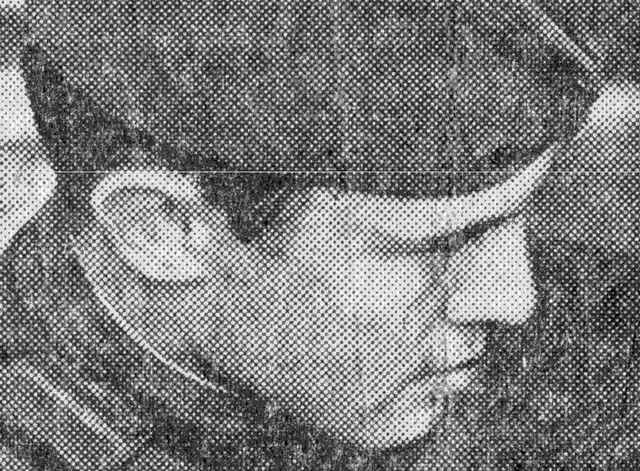
#> input picture 频域滤波实验/data/source/10.jpg, 640 x 471 px
$ python notch_editor.py --image ../data/source/10.jpg
#> lines starting #> are read from the running program, lines starting #| are printed output that depends on the picture
### 频域滤波实验/src/frequency_filters.py
"""Frequency-domain image filters used in the course experiment."""

from __future__ import annotations

from typing import Iterable

import numpy as np


def frequency_coordinates(shape: tuple[int, int]) -> tuple[np.ndarray, np.ndarray]:
    """Return centered row and column frequency-bin coordinates."""
    height, width = shape
    rows = np.arange(height, dtype=np.float64) - height // 2
    columns = np.arange(width, dtype=np.float64) - width // 2
    return np.meshgrid(rows, columns, indexing="ij")


# [103 lines left out: functions manual_dft2, radial_filter, high_frequency_emphasis, gaussian_notch_reject, apply_frequency_filter, not called in this run]


def dominant_peak_pairs(
    image: np.ndarray, count: int = 12, min_radius: float = 6.0
) -> list[tuple[int, int, float]]:
    """Return strong conjugate spectral peaks as ``(v, u, magnitude)`` rows.

    The center/DC neighborhood is excluded. This is a proposal list for the
    interactive editor; peak choice remains a user decision.
    """
    image = np.asarray(image, dtype=np.float64)
    if image.ndim != 2:
        raise ValueError("dominant_peak_pairs expects a 2-D grayscale image")
    spectrum = np.fft.fftshift(np.fft.fft2(image - image.mean()))
    magnitude = np.abs(spectrum)
    height, width = image.shape
    rows, columns = frequency_coordinates(image.shape)
    radius = np.hypot(rows, columns)

    local_max = np.ones(image.shape, dtype=bool)
    for row_shift in (-1, 0, 1):
        for column_shift in (-1, 0, 1):
            if row_shift == 0 and column_shift == 0:
                continue
            shifted = np.roll(magnitude, (row_shift, column_shift), axis=(0, 1))
            local_max &= magnitude >= shifted
    local_max &= radius >= min_radius

    candidates = np.argwhere(local_max)
    if candidates.size == 0:
        return []

    # Keep one point from each conjugate pair; sort deterministically by strength.
    result: list[tuple[int, int, float]] = []
    for row_index, column_index in candidates:
        v = int(row_index - height // 2)
        u = int(column_index - width // 2)
        if (v, u) <= (-v, -u):
            continue
        pair_row = (-v + height // 2) % height
        pair_column = (-u + width // 2) % width
        paired_magnitude = magnitude[pair_row, pair_column]
        current_magnitude = magnitude[row_index, column_index]
        score = float(0.5 * (paired_magnitude + current_magnitude))
        result.append((v, u, score))

    result.sort(key=lambda item: (-item[2], item[0], item[1]))
    return result[:count]


# [10 lines left out: function psnr, not called in this run]


def to_uint8(image: np.ndarray) -> np.ndarray:
    """Clip a display/export copy to the standard grayscale pixel range."""
    return np.clip(np.rint(image), 0, 255).astype(np.uint8)

### 频域滤波实验/src/notch_editor.py
"""Interactive Gaussian notch editor for the four periodic-noise images."""

from __future__ import annotations

import argparse
import json
from pathlib import Path

import matplotlib

if matplotlib.get_backend().lower() in {"agg", "pdf", "svg", "ps", "template"}:
    try:
        matplotlib.use("TkAgg")
    except ImportError as exc:  # pragma: no cover - depends on workstation GUI
        raise RuntimeError("An interactive Matplotlib backend is required (TkAgg recommended)") from exc

matplotlib.rcParams["font.sans-serif"] = ["Microsoft YaHei", "SimHei", "DejaVu Sans"]
matplotlib.rcParams["axes.unicode_minus"] = False
import matplotlib.pyplot as plt
import numpy as np
from matplotlib.widgets import Button, Slider
from PIL import Image

from .frequency_filters import (
    apply_frequency_filter,
    dominant_peak_pairs,
    gaussian_notch_reject,
    to_uint8,
)


def load_gray(path: Path) -> np.ndarray:
    with Image.open(path) as image:
        return np.asarray(image.convert("L"), dtype=np.float64)


def image_extent(shape: tuple[int, int]) -> tuple[float, float, float, float]:
    height, width = shape
    left = -(width // 2) - 0.5
    right = (width - 1 - width // 2) + 0.5
    bottom = -(height // 2) - 0.5
    top = (height - 1 - height // 2) + 0.5
    return left, right, bottom, top


def show_editor(image_path: Path, output_path: Path, initial_d0: float = 3.0) -> None:
    original = load_gray(image_path)
    height, width = original.shape
    spectrum = np.log1p(np.abs(np.fft.fftshift(np.fft.fft2(original - original.mean()))))
    suggestions = dominant_peak_pairs(original, count=10, min_radius=6.0)
    centers: list[tuple[int, int]] = []

    figure, axes = plt.subplots(1, 3, figsize=(15, 6))
    figure.subplots_adjust(bottom=0.23, wspace=0.18, left=0.05, right=0.97)
    axes[0].imshow(original, cmap="gray", vmin=0, vmax=255)
    axes[0].set_title(f"输入：{image_path.name}")
    axes[0].axis("off")

    extent = image_extent(original.shape)
    spectrum_artist = axes[1].imshow(
        spectrum, origin="lower", extent=extent, cmap="magma"
    )
    axes[1].set_title("点击频谱峰添加陷波中心；右键删除最近一组")
    axes[1].set_xlabel("水平频率 u（bin）")
    axes[1].set_ylabel("垂直频率 v（bin）")
    figure.colorbar(spectrum_artist, ax=axes[1], fraction=0.046, pad=0.03)

    initial_output = original.copy()
    result_artist = axes[2].imshow(initial_output, cmap="gray", vmin=0, vmax=255)
    axes[2].set_title("滤波结果")
    axes[2].axis("off")
    marks = []
    instructions = (
        "建议峰值（按强度）：\n"
        + ", ".join(f"({v},{u})" for v, u, _ in suggestions[:6])
        + "\n左键在频谱中选峰；单侧选择会自动加入共轭点。"
    )
    figure.text(0.34, 0.04, instructions, ha="center", va="bottom", fontsize=9)

    slider_axis = figure.add_axes([0.13, 0.15, 0.53, 0.035])
    radius_slider = Slider(slider_axis, "D0 (bin)", 0.5, 20.0, valinit=initial_d0, valstep=0.5)
    save_axis = figure.add_axes([0.73, 0.12, 0.1, 0.07])
    save_button = Button(save_axis, "保存结果")
    clear_axis = figure.add_axes([0.85, 0.12, 0.1, 0.07])
    clear_button = Button(clear_axis, "清空陷波")
    status = figure.text(0.72, 0.21, "陷波中心：无", ha="center", fontsize=9)

    # [76 lines left out: functions draw_centers, recompute, on_click, save_result, clear_centers, not called in this run]

    radius_slider.on_changed(recompute)
    figure.canvas.mpl_connect("button_press_event", on_click)
    save_button.on_clicked(save_result)
    clear_button.on_clicked(clear_centers)
    plt.show()


def main() -> None:
    parser = argparse.ArgumentParser(description=__doc__)
    parser.add_argument("--image", required=True, type=Path, help="input grayscale image")
    parser.add_argument("--output", type=Path, default=Path("notch_filtered.png"))
    parser.add_argument("--d0", type=float, default=3.0, help="initial notch radius in FFT bins")
    args = parser.parse_args()
    show_editor(args.image, args.output, initial_d0=args.d0)
#> in load_gray, image is the input picture: PIL image 640x471 L; min 0, max 255, mean 123.6
#> in show_editor, `spectrum = np.log1p(np.abs(np.fft.fftshift(np.fft.fft2(original - orig..`:
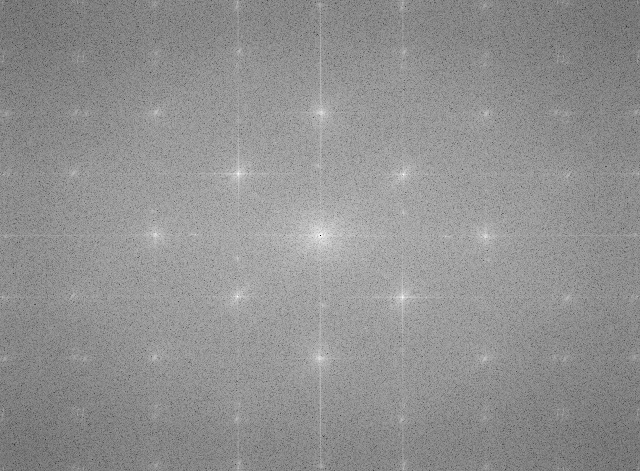
#> spectrum: shape (471, 640) float64; min 1.32e-09, max 15.4, mean 8.79; drawn with min black and max white
#> in dominant_peak_pairs, `radius = np.hypot(rows, columns)`:
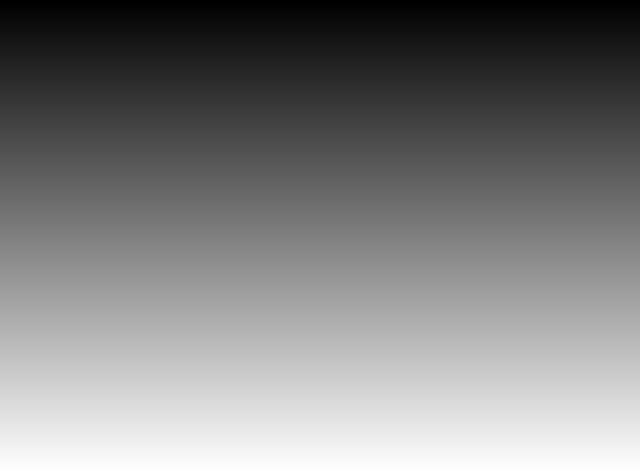
#> rows: shape (471, 640) float64; min -235, max 235, mean 0; drawn with min black and max white
#> after the loop in dominant_peak_pairs, `for row_shift in (-1, 0, 1):`:
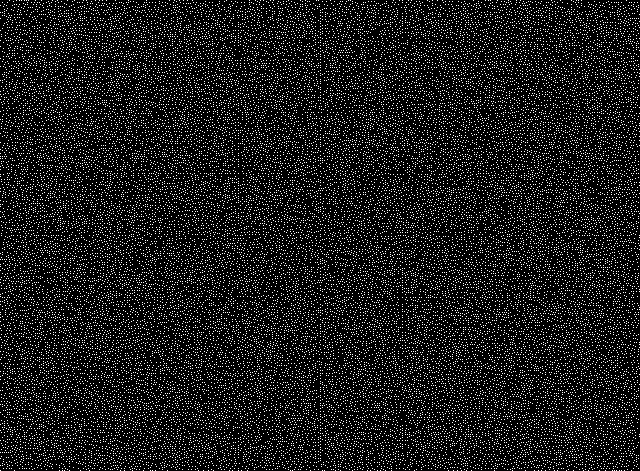
#> local_max: shape (471, 640) bool; 10.9% white in thin lines or dots
#> in dominant_peak_pairs, `local_max &= radius >= min_radius`: local_max: shape (471, 640) bool; 10.9% white in thin lines or dots
#> in dominant_peak_pairs, `candidates = np.argwhere(local_max)`: candidates = 32743 pairs, first value 0 to 470, second value 0 to 639
#> the loop in dominant_peak_pairs, `for row_index, column_index in candidates:` made 32743 passes
#> (column_index, u) on passes 1 to 3: (9, -311), (16, -304), (19, -301)
#> after the loop in dominant_peak_pairs, `for row_index, column_index in candidates:`: result = 16372 items, first 6: (0, 8, 550347.2), (0, 14, 316259.3), (0, 20, 231387.1), (0, 27, 157467.3), (0, 30, 154273.1), (0, 33, 162977.6)
#> in show_editor, `suggestions = dominant_peak_pairs(original, count=10, min_radius=6.0)`: suggestions = [(61, -83, 4887454.6), (62, 82, 3915372.1), (2, 165, 778951.8), (123, -1, 749063.5), (7, -1, 715552.5), (5, -4, 632529.7), (0, 8, 550347.2), (3, 6, 520658.9), (8, 3, 492350.3), (11, 0, 441308.2)]
#> in show_editor, `plt.show()`:
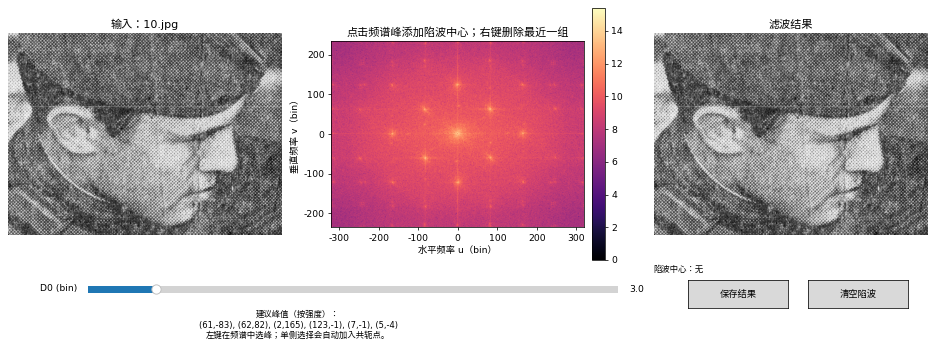
#> figure drawn by matplotlib, 5 panels


if __name__ == "__main__":
    main()

$ run again, on 频域滤波实验/data/source/cameraman.tif
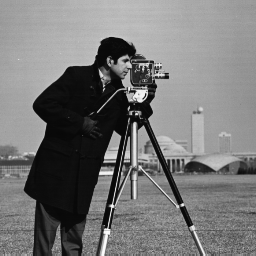
#> input picture 频域滤波实验/data/source/cameraman.tif, 256 x 256 px
#> in load_gray, image is the input picture: PIL image 256x256 L; min 7, max 253, mean 118.7
#> in show_editor, `spectrum = np.log1p(np.abs(np.fft.fftshift(np.fft.fft2(original - orig..`:
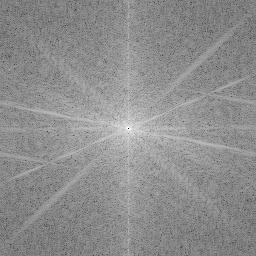
#> spectrum: shape (256, 256) float64; min 0, max 14.05, mean 7.84; drawn with min black and max white
#> after the loop in dominant_peak_pairs, `for row_shift in (-1, 0, 1):`:
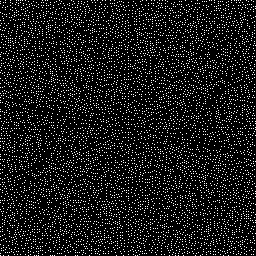
#> local_max: shape (256, 256) bool; 10.1% white in thin lines or dots
#> candidates = 6602 pairs, first value 0 to 255, second value 0 to 255
#> the loop in dominant_peak_pairs, `for row_index, column_index in candidates:` made 6602 passes
#> (row_index, column_index, v, u) on passes 1 to 3: (0, 5, -128, -123), (0, 10, -128, -118), (0, 16, -128, -112)
#> after the loop in dominant_peak_pairs, `for row_index, column_index in candidates:`: result = 3282 items, first 6: (0, 25, 36540.9), (0, 30, 42762.3), (0, 35, 32966.5), (0, 37, 31844.1), (0, 40, 35327), (0, 43, 39146.6)
#> suggestions = [(9, 0, 210406.4), (3, 9, 194443), (1, 6, 179164.9), (6, 0, 160216.2), (6, 4, 157131.2), (2, -7, 156471.1), (3, 13, 124339.6), (5, -9, 110812.1), (12, 0, 104836.6), (4, -6, 104253.6)]
